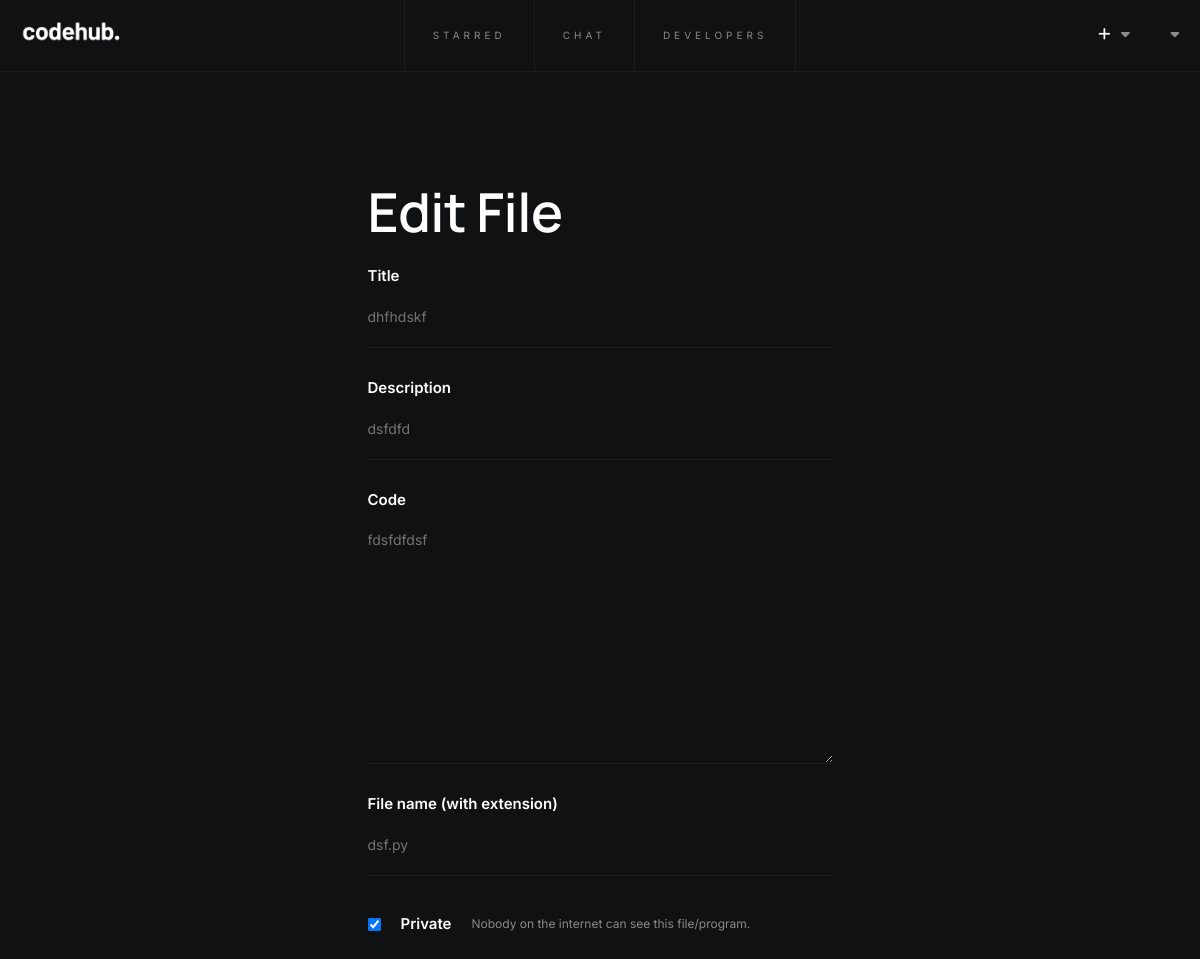
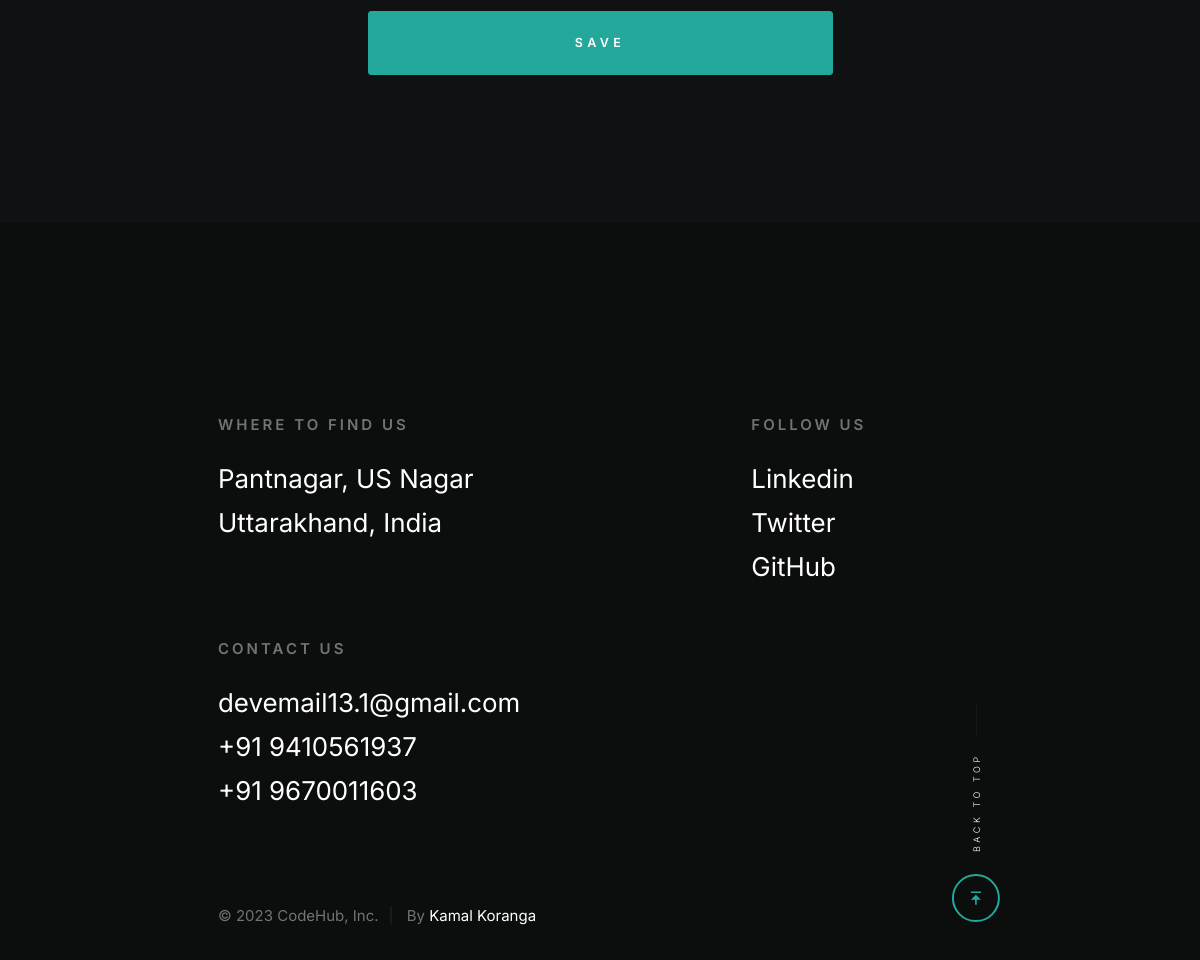
Page /edit_file/dsf.py (signed in) on the committed database (2 pictures, top to bottom).
### app/models.py (models this page shows, shortened)
class Upload(db.Model):
    id = db.Column(db.Integer, primary_key=True)
    title = db.Column(db.String(50))
    description = db.Column(db.Text)
    filename = db.Column(db.String(50), unique=True)
    data = db.Column(db.Text)
    private_file = db.Column(db.Boolean)
    timestamp = db.Column(db.DateTime, index=True, default=datetime.utcnow)
    user_id = db.Column(db.String(64), db.ForeignKey('user.username'))
    comments = db.relationship('Comment', backref='upload')
    likes = db.relationship('Like', backref='upload', passive_deletes=True)

### app/main/routes.py (the view, shortened to what this page needs)
@bp.route('/edit_file/<filename>', methods=['GET', 'POST'])
@login_required
def edit_file(filename):
    file = Upload.query.filter_by(filename=filename).first()
    if file:
        with open(f'app/static/code/{file.filename}', 'w') as f:
            f.write(file.data)
        fi = open(f'app/static/code/{file.filename}', 'r')
        a = fi.read()
    form = EditFileForm()
    if request.method == 'GET':
        form.title.data = file.title
        form.description.data = file.description
        form.filename.data = file.filename
        form.code.data = a
        form.private_file.data = file.private_file
    return render_template(
        'edit_file.html', form=form, title=f'Edit - {file.filename}'
    )

### app/main/forms.py
class EditFileForm(FlaskForm):
    title = StringField('Title', validators=[DataRequired()])
    description = StringField('Description')
    code = TextAreaField(validators=[DataRequired()])
    private_file = BooleanField('Private')
    filename = StringField(
        'File name (with extension)',
        validators=[DataRequired()]
    )
    submit = SubmitField('Save')

### app/main/routes.py (called while the page is built)
@bp.before_request
def before_request():
    if current_user.is_authenticated:
        current_user.last_seen = datetime.now()
        db.session.commit()

### app/models.py (called while the page is built)
@login_manager.user_loader
def load_user(id):
    return User.query.get(int(id))

    def avatar(self):
        if self.profile_pic:
            return self.profile_pic
        digest = md5(self.email.lower().encode('utf-8')).hexdigest()
        return f'https://www.gravatar.com/avatar/{digest}?d=identicon&s={120}'

### app/templates/edit_file.html (shortened to what this page needs)
{% extends "base.html" %}
{% block nav %}
<nav class="s-header__nav">
    <ul>
        <li><a href="{{url_for('main.starred')}}">Starred</a></li>
        <li><a href="{{url_for('main.chat')}}">Chat</a></li>
        <li><a href="{{url_for('main.developers')}}">developers</a></li>
    </ul>
</nav>
<ul class="s-header__social">
    <li>
        <span style="display: flex; align-items:center; gap:10px;font-size:14px;letter-spacing:0.05em;font-weight:600;">
            <a href="{{url_for('main.new')}}"><i class="fa-solid fa-plus" style="cursor: pointer;"></i></a>
            <i class="fa-solid fa-caret-down dropbtn"></i>
            <i onclick="myFunction()" class="fa-solid fa-caret-down dropbtn"></i>
        </span>
    </li>
</ul>
{% endblock nav %}
{% block content %}
<div class="content" style="margin: 100px auto; padding: 0 50px;">
    <h1>Edit File</h1>
    <form method="POST" action="" enctype="multipart/form-data">
        <div>
            {{ form.title.label }}
            {{ form.title(size=32, placeholder='title', class='u-fullwidth') }}
        </div>
        <div>
            {{ form.description.label }}
            {{ form.description(class='u-fullwidth', cols=50, rows=4, placeholder='description ...') }}
        </div>
        <div>
            {{ form.code.label }}
            {{ form.code(cols="50", rows="4", spellcheck=false, placeholder="Enter something to save", class="u-fullwidth",
            required=true) }}
        </div>
        <div class="file-options">
            <div class="option file-name">
                {{ form.filename.label }}
                {{ form.filename(class="u-fullwidth", spellcheck=false, placeholder="Enter file name") }}
            </div>
        </div>
        <span style="display:flex; gap:20px; margin:30px 0; align-items:center;">{{ form.private_file(style="margin:0;") }} {{
            form.private_file.label(style="margin:0;") }} <cite style="font-size:12px; font-style:normal;">Nobody on the
                internet can see this file/program.</cite></span>
        <p>{{ form.submit(class='btn btn--primary u-fullwidth') }}</p>
    </form>
</div>
{% endblock content%}

### app/templates/edit_file.html (style rules this page uses)
label { margin-bottom: 0; }

### app/templates/base.html (style rules this page uses)
.s-header__social a { color: #fff; font-weight: 500; }

### rows in the picture
Upload: title "dhfhdskf", description "dsfdfd", filename "dsf.py", private_file "☑"
